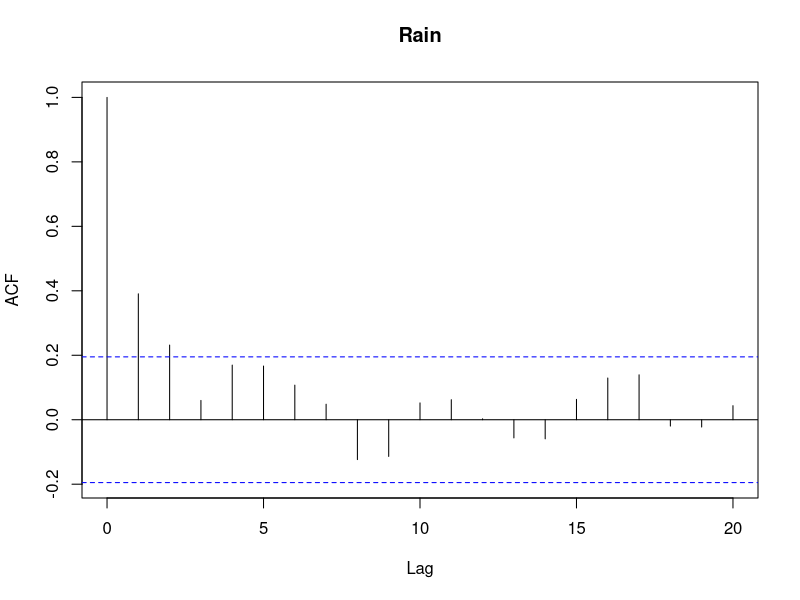
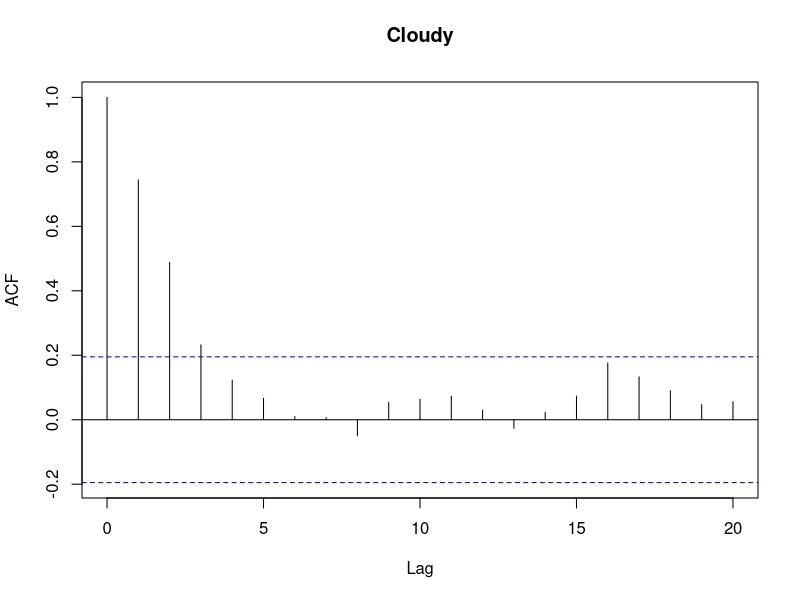
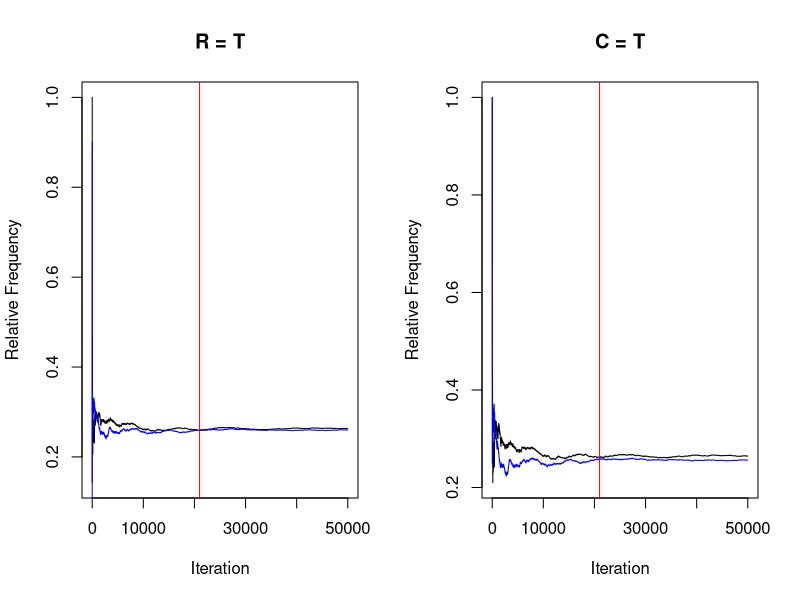
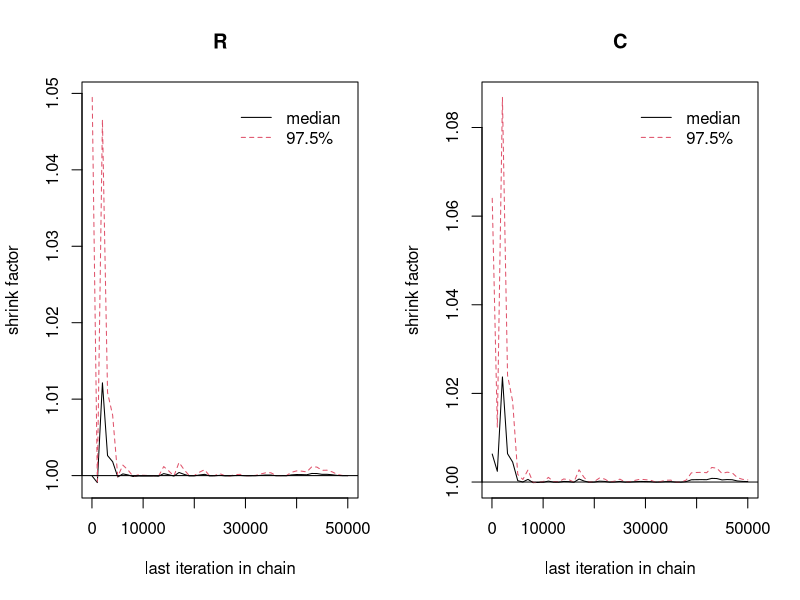

Reproduce these figures in R, in order.
## ---- chunk 1
knitr::opts_chunk$set(echo=TRUE, warning=FALSE, message=FALSE)
## ---- chunk 2
# Encoding conditional probabilities
p <- list(C=0.5, S.C1=0.1, S.C0=0.5, R.C1=0.8, R.C0=0.2, W.S1_R1=0.99, W.S1_R0=0.9, W.S0_R1=0.9, W.S0_R0=0.01)
p$C.R1_S1_W1 <- p$R.C1*p$S.C1*p$C/(p$R.C1*p$S.C1*p$C+p$R.C0*p$S.C0*(1-p$C))
p$C.R0_S1_W1 <- (1-p$R.C1)*p$S.C1*p$C/((1-p$R.C1)*p$S.C1*p$C+(1-p$R.C0)*p$S.C0*(1-p$C))
p$R.C1_S1_W1 <- p$W.S1_R1*p$R.C1/(p$W.S1_R1*p$R.C1+p$W.S1_R0*(1-p$R.C1))
p$R.C0_S1_W1 <- p$W.S1_R1*p$R.C0/(p$W.S1_R1*p$R.C0+p$W.S1_R0*(1-p$R.C0))
## ---- chunk 3

Gibbs_sampler <- function(N=100) {
    samples <- matrix(NA, ncol=2, nrow=N+1, dimnames=list(NULL, c("R", "C")))
    # Initialisation (beginning state)
    samples[1,] <- c(TRUE, TRUE)

    for(n in 1:N) {
        # Random sampling to choose which variable (R or C) is updated
        indicator <- runif(1)
        if(indicator < p$C) {
            # Sampling from P(R_{n+1}|C_{n},S=T,W=T)
            if(samples[n, "C"]) sampling_prob <- p$R.C1_S1_W1 else sampling_prob <- p$R.C0_S1_W1

            sampled_R <- sample(c(TRUE, FALSE), size=1, prob=c(sampling_prob, (1-sampling_prob)))
            samples[(n+1),] <- c(sampled_R, samples[n, "C"])
        } else {
            # Sampling from P(C_{n+1}|R_{n},S=T,W=T)
            if(samples[n, "R"]) sampling_prob <- p$C.R1_S1_W1 else sampling_prob <- p$C.R0_S1_W1

            sampled_C <- sample(c(TRUE, FALSE), size=1, prob=c(sampling_prob, (1-sampling_prob)))
            samples[(n+1),] <- c(sampled_C, samples[n, "R"])
        }
    }
    return(samples)
}

## ---- chunk 4
set.seed(42)
N <- 100
samples <- Gibbs_sampler(N)
## ---- chunk 5
result <- table(samples[-1, "R"], samples[-1, "C"])/N
rownames(result) <- c("R0", "R1")
colnames(result) <- c("C0", "C1")
result
## ---- chunk 6
marginal.R.S1_W1 <- sum(result[2,])
marginal.R.S1_W1
## ---- chunk 7
ro_R <- acf(as.numeric(samples[,"R"]), main="Rain")
ro_C <- acf(as.numeric(samples[,"C"]), main="Cloudy")
## ---- chunk 8
ESS_R <- N/(1+2*sum(ro_R$acf))
ESS_C <- N/(1+2*sum(ro_C$acf))
print(paste("Effective sample size for chain 'rain':", ESS_R))
print(paste("Effective sample size for chain 'cloudy':", ESS_C))
## ---- chunk 9
set.seed(42)
N <- 50000
samples1 <- Gibbs_sampler(N)

result1 <- table(samples1[-1, "R"], samples1[-1, "C"])/N
rownames(result1) <- c("R0", "R1")
colnames(result1) <- c("C0", "C1")

samples2 <- Gibbs_sampler(N)

result2 <- table(samples2[-1, "R"], samples2[-1, "C"])/N
rownames(result2) <- c("R0", "R1")
colnames(result2) <- c("C0", "C1")
## ---- chunk 10
result1
## ---- chunk 11
result2
## ---- chunk 12
# Plotting relative frequencies of R = T and C = T
burn_in_phase <- 21000
par(mfrow=c(1,2))
plot(1:N, cumsum(samples1[-1, "R"])/seq_len(N), type="l", xlab="Iteration", ylab="Relative Frequency", main="R = T")
lines(cumsum(samples2[-1, "R"])/seq_len(N), type='l', col='blue')
abline(v=burn_in_phase, col="red")
plot(1:N, cumsum(samples1[-1, "C"])/seq_len(N), type="l", xlab="Iteration", ylab="Relative Frequency", main="C = T")
lines(cumsum(samples2[-1, "C"])/seq_len(N), type='l', col='blue')
abline(v=burn_in_phase, col="red")
## ---- chunk 13
library(coda)
mcmcs <- mcmc.list(mcmc(data=samples1, start=2, end=N),
                   mcmc(data=samples2, start=2, end=N))
gelman.plot(mcmcs)
## ---- chunk 14
gelman.diag(mcmcs)
## ---- chunk 15
burn_in_phase <- 1000
result1 <- table(samples1[(burn_in_phase+1):N, "R"], samples1[(burn_in_phase+1):N, "C"])/N
rownames(result1) <- c("R0", "R1")
colnames(result1) <- c("C0", "C1")

result2 <- table(samples2[(burn_in_phase+1):N, "R"], samples2[(burn_in_phase+1):N, "C"])/N
rownames(result2) <- c("R0", "R1")
colnames(result2) <- c("C0", "C1")

marginal1.R.S1_W1 <- sum(result1[2,])
marginal2.R.S1_W1 <- sum(result2[2,])
print(paste("Marginal probability using the first run of 50000 iterations and excluded burn-in phase:", marginal1.R.S1_W1))
print(paste("Marginal probability using the second run of 50000 iterations and excluded burn-in phase:", marginal2.R.S1_W1))
## ---- chunk 16
S1_W1 <- p$W.S1_R0*p$S.C0*(1-p$R.C0)*(1-p$C) +
         p$W.S1_R0*p$S.C1*(1-p$R.C1)*p$C +
         p$W.S1_R1*p$S.C0*p$R.C0*(1-p$C) +
         p$W.S1_R1*p$S.C1*p$R.C1*p$C

R1_S1_W1 <- p$W.S1_R1*p$S.C0*p$R.C0*(1-p$C) +
            p$W.S1_R1*p$S.C1*p$R.C1*p$C

analytical_marginal.R.S1_W1 <- R1_S1_W1 / S1_W1

analytical_marginal.R.S1_W1
